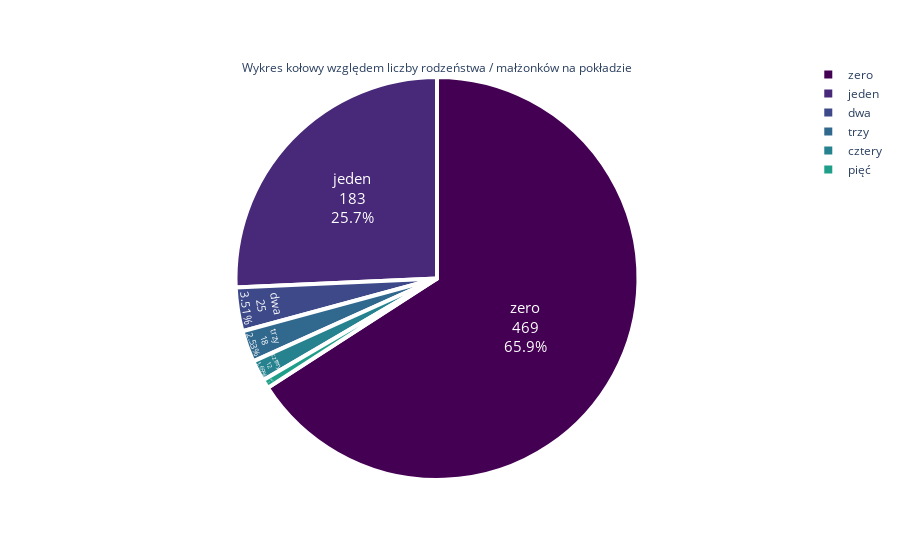

The notebook cell this image was saved under:
### Code cell
WykrKolowy([469,183,25,18,12,5],['zero','jeden','dwa','trzy','cztery','pięć'],'Wykres kołowy względem liczby rodzeństwa / małżonków na pokładzie')

### Figure 1 — Plotly figure (JSON) as saved in the notebook; plotly's stock layout.template omitted (floating-point values rounded to 4 significant figures)
{"data": [{"domain": {"x": [0, 1], "y": [0, 1]}, "hovertemplate": "label=%{label}<br>value=%{value}<extra></extra>", "labels": ["zero", "jeden", "dwa", "trzy", "cztery", "pięć"], "legendgroup": "", "marker": {"line": {"color": "#FFFFFF", "width": 4}}, "name": "", "showlegend": true, "textfont": {"size": 15}, "textinfo": "percent+label+value", "textposition": "inside", "title": {"text": "Wykres kołowy względem liczby rodzeństwa / małżonków na pokładzie"}, "type": "pie", "values": [469, 183, 25, 18, 12, 5]}], "layout": {"legend": {"tracegroupgap": 0}, "margin": {"t": 60}, "piecolorway": ["#440154", "#482878", "#3e4989", "#31688e", "#26828e", "#1f9e89", "#35b779", "#6ece58", "#b5de2b", "#fde725"]}}
